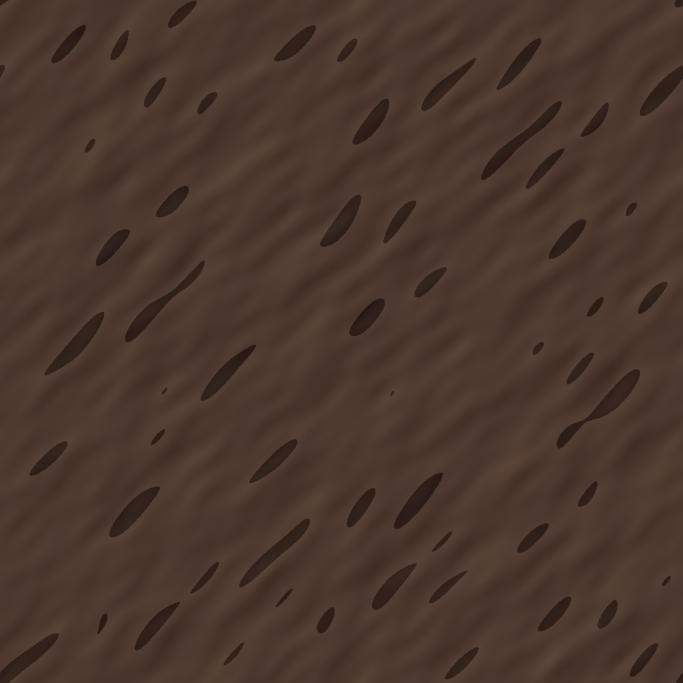
#> input picture assets/dirt.png, 2048 x 2048 px, given in place of gravel.png, which was not available (shown at 1/3 size)
$ python test_cook_1k.py
#> lines starting #> are read from the running program, lines starting #| are printed output that depends on the picture; pictures that were not available may be replaced by others from this repository, and a replacement may not be noted
### tools/material_cook/cook_1k.py
#!/usr/bin/env python3
# CC0 / Public Domain
"""
AstraWeave 1K-derivative material cook (AD.4).

Takes a licensed source material's 3-map set (albedo / normal / mra) at any
resolution and emits the sample-set 1024x1024 derivative that fills a
`MaterialLibrary` slot: three RGBA PNGs `{out}.png`, `{out}_n.png`,
`{out}_mra.png`.

This is NOT `scripts/import_terrain_textures.py` (that builds 2048 maps from raw
Poly Haven albedo/normal/rough/disp for 9 families and writes into the repo tree).
This cook downscales an already-authored 3-map set to the 1K sample contract and
is source/destination agnostic (staging-safe).

Contract (asserted by test_cook_1k.py):
  - each output is 1024x1024
  - each output is mode RGBA
  - each output is a valid PNG
  - exactly three maps per family: albedo, _n, _mra

Usage:
  python cook_1k.py --albedo A.png --normal N.png --mra M.png --out DIR/name
  python cook_1k.py --src-dir assets_src/materials --name gravel --out DIR/gravel
"""

import argparse
import os
from PIL import Image

SIZE = 1024
MAPS = ("", "_n", "_mra")  # albedo, normal, mra


def cook_one(src_path: str, out_path: str) -> tuple:
    """Downscale one map to 1024x1024 RGBA PNG. Returns (w, h, mode, bytes).

    In-place safe: the source is fully materialized and its file handle closed
    before the output is written, so src_path == out_path (traced-9 in-place
    re-cook) cannot hit a Windows read/write sharing violation."""
    im = Image.open(src_path)
    d = im.convert("RGBA")  # materializes a detached copy
    im.close()
    if d.size != (SIZE, SIZE):
        d = d.resize((SIZE, SIZE), Image.LANCZOS)
    os.makedirs(os.path.dirname(out_path) or ".", exist_ok=True)
    d.save(out_path, "PNG")
    with Image.open(out_path) as o:
        return (o.size[0], o.size[1], o.mode, os.path.getsize(out_path))


def to_l8(img):
    """Bit-depth-safe grayscale conversion (AD.4.A fix, D2). PIL's
    `convert("L")` on 16-bit modes (I;16 / I;16B / I;16L / I) CLAMPS values
    >255 to 255, silently flattening real data to solid white — this destroyed
    derived_1k/plaster_mra.png's AO and tree_bark_mra.png's roughness (both
    PolyHaven 2k sources are mode I;16). Scale 16-bit to 8-bit first."""
    if img.mode in ("I;16", "I;16B", "I;16L", "I"):
        img = img.point(lambda v: v / 257.0).convert("L")
        return img
    return img.convert("L")


def pack_mra(roughness_path: str, ao_path: str, out_path: str) -> tuple:
    """Build an MRA map (R=metallic=0, G=roughness, B=ao) from separate PolyHaven
    roughness + ao maps, at 1024x1024 RGBA PNG. Used for re-acquired families
    (C7) where the source ships separate maps rather than a packed set. Channel
    order matches the engine `_mra.png` convention (canonical_terrain_pack
    swizzles mra→ORM at load)."""
    from PIL import Image as _I
    r = to_l8(_I.open(roughness_path))
    a = to_l8(_I.open(ao_path))
    if r.size != (SIZE, SIZE):
        r = r.resize((SIZE, SIZE), _I.LANCZOS)
    if a.size != (SIZE, SIZE):
        a = a.resize((SIZE, SIZE), _I.LANCZOS)
    metal = _I.new("L", (SIZE, SIZE), 0)
    alpha = _I.new("L", (SIZE, SIZE), 255)
    mra = _I.merge("RGBA", (metal, r, a, alpha))
    os.makedirs(os.path.dirname(out_path) or ".", exist_ok=True)
    mra.save(out_path, "PNG")
    with _I.open(out_path) as o:
        return (o.size[0], o.size[1], o.mode, os.path.getsize(out_path))


def _l8_array(path: str, size: int = SIZE):
    """Bit-depth-safe single-channel read, resized to `size`, as float 0..1."""
    import numpy as np
    from PIL import Image as _I

    img = to_l8(_I.open(path))
    if img.size != (size, size):
        img = img.resize((size, size), _I.LANCZOS)
    return np.asarray(img).astype("float32") / 255.0


def _ao_curve(height, sigma: float = 2.0):
    """Shared AO shaping: soften the height field and map it to [0.55, 1.0].

    **Orientation (T.2a fix).** High displacement means an exposed peak, which
    is LESS occluded, so AO must rise with height. `scripts/import_terrain_
    textures.py::build_mra` used `1.0 - hf`, i.e. it darkened peaks and lit
    crevices — inverted. Measured against same-scan ground truth (a real AO
    map and its own displacement map, resampled to 1024 and correlated):
    `ganges_river_pebbles` r=+0.478 upright vs -0.478 inverted,
    `forest_leaves_02` +0.230, `aerial_rocks_01` +0.122; the remaining
    same-scan pairs on disk are near-flat displacement and discriminate
    neither way. The inversion reached the shipped pack: live
    `assets/materials/mud_mra.png`'s AO correlates **+0.991** with the
    inverted formula and **-0.991** with the upright one.

    `sigma` is in output pixels. The original ran at 2048 with sigma 4 and the
    result was later downscaled to 1024, so 2.0 here reproduces the same
    spatial scale at the 1K contract.
    """
    import numpy as np
    from scipy.ndimage import gaussian_filter

    ao = 0.55 + 0.45 * gaussian_filter(height, sigma=sigma)
    return np.clip(ao, 0.0, 1.0)


def ao_from_displacement(disp_path: str, size: int = SIZE):
    """Derive AO from a displacement/height map (the preferred source)."""
    return _ao_curve(_l8_array(disp_path, size))


# [49 lines left out: functions ao_from_albedo_cavity, roughness_from_mra, not called in this run]


def ao_from_normal_map(normal_path: str, size: int = SIZE):
    """Derive AO from a tangent-space normal map by reconstructing its height.

    Preferred over `ao_from_albedo_cavity` whenever the family ships a real
    normal map but no displacement, because the recovered height is
    *spatially registered* with the relief the shader actually shades — AO
    darkens the same crevices the normal map bends light into. An albedo-based
    cavity is only registered with the albedo, which may come from a different
    source entirely.

    Method: Frankot-Chellappa integration. Decode the normal to slopes
    `p = -nx/nz`, `q = +ny/nz`, then solve the Poisson equation in the
    frequency domain,

        H(u,v) = (-i·u·P(u,v) - i·v·Q(u,v)) / (u² + v²),   H(0,0) = 0

    and inverse-transform. FFT integration assumes periodicity, which is
    exactly right here: these are tiling textures. The result is normalized to
    [0,1] before the shared AO curve is applied, so only *relative* relief
    matters — the arbitrary integration constant is discarded with H(0,0).

    **The `q` sign is calibrated, not assumed.** OpenGL normal maps put +Y up
    in green while image rows run downward, so the y slope does not take the
    same sign as x. All four sign combinations were scored against ground
    truth — recovered height correlated with the family's own real
    displacement map, on the two live families that ship one:

    | slopes | mountain (rock_face_03) | swamp (forrest_ground_01) |
    |---|---|---|
    | `p=-nx/nz, q=-ny/nz` | -0.122 | -0.196 |
    | **`p=-nx/nz, q=+ny/nz`** | **+0.651** | **+0.632** |
    | `p=+nx/nz, q=-ny/nz` | -0.651 | -0.632 |
    | `p=+nx/nz, q=+ny/nz` | +0.122 | +0.196 |

    Two independent scans agree, so the convention is settled rather than
    guessed. Correlation is ~0.65 rather than ~1.0 because a normal map and a
    displacement map capture different frequency bands of the same surface —
    this recovers relief structure, not the displacement map itself.
    """
    import numpy as np
    from PIL import Image as _I

    img = _I.open(normal_path).convert("RGB")
    if img.size != (size, size):
        img = img.resize((size, size), _I.LANCZOS)
    n = np.asarray(img).astype("float64") / 255.0 * 2.0 - 1.0
    nz = np.clip(n[..., 2], 1e-3, None)
    p = -n[..., 0] / nz
    q = n[..., 1] / nz

    h_, w_ = p.shape
    wy = np.fft.fftfreq(h_)[:, None] * 2.0 * np.pi
    wx = np.fft.fftfreq(w_)[None, :] * 2.0 * np.pi
    denom = wx * wx + wy * wy
    denom[0, 0] = 1.0  # H(0,0) := 0; the integration constant is arbitrary
    num = -1j * wx * np.fft.fft2(p) - 1j * wy * np.fft.fft2(q)
    height = np.real(np.fft.ifft2(num / denom))
    height[0, 0] = height.mean()

    lo, hi = np.percentile(height, [1, 99])
    height = np.clip((height - lo) / (hi - lo + 1e-12), 0.0, 1.0)
    return _ao_curve(height)


# [27 lines left out: function write_mra, not called in this run]


def cook_mra_arm_to_mra(src_path: str, out_path: str) -> tuple:
    """AD.4.A fix (D1): cook an ARM-mislabeled `_mra.png` into a true MRA map.

    The 2026-05 A.1 acquisition fetched PolyHaven ARM maps (R=AO, G=roughness,
    B=metallic) and renamed them `<family>_mra.png` in assets_src/materials/
    WITHOUT reordering channels. The engine loader's mra->ORM swizzle
    (canonical_terrain_pack.rs:204-210) assumes true MRA and swaps R<->B, so
    ARM-ordered input reaches the shader inverted: AO=metallic(~0) kills the
    ambient term, metallic=AO(~high) turns terrain into a mirror. Fix at cook
    time: swap R<->B (ARM -> MRA), then downscale to the 1K contract.

    Guarded: refuses to swap unless the source actually shows the ARM profile
    (R varying/high AND B flat ~0) so a true-MRA input can never be corrupted."""
    im = Image.open(src_path)
    d = im.convert("RGBA")
    im.close()
    # profile guard (sampled stats, cheap): ARM = R mean high, B mean ~ 0
    small = d.resize((64, 64))
    px = list(small.getdata())
    r_mean = sum(p[0] for p in px) / len(px)
    b_mean = sum(p[2] for p in px) / len(px)
    if not (r_mean > 100.0 and b_mean < 10.0):
        raise SystemExit(
            f"REFUSED: {src_path} does not match the ARM profile "
            f"(R mean {r_mean:.1f}, B mean {b_mean:.1f}) — not swapping")
    r, g, b, a = d.split()
    d = Image.merge("RGBA", (b, g, r, a))  # ARM -> MRA: R(AO) <-> B(metal)
    if d.size != (SIZE, SIZE):
        d = d.resize((SIZE, SIZE), Image.LANCZOS)
    os.makedirs(os.path.dirname(out_path) or ".", exist_ok=True)
    d.save(out_path, "PNG")
    with Image.open(out_path) as o:
        return (o.size[0], o.size[1], o.mode, os.path.getsize(out_path))


# [12 lines left out: function cook_family_from_maps, not called in this run]


def cook_family(albedo: str, normal: str, mra: str, out_base: str) -> dict:
    """Cook a 3-map family. `out_base` is a path stem; maps get MAPS suffixes.
    Returns {suffix: (w,h,mode,bytes, src, out)}."""
    srcs = {"": albedo, "_n": normal, "_mra": mra}
    result = {}
    for sfx in MAPS:
        src = srcs[sfx]
        out = f"{out_base}{sfx}.png"
        w, h, mode, nbytes = cook_one(src, out)
        result[sfx] = dict(w=w, h=h, mode=mode, bytes=nbytes, src=src, out=out)
    return result


# [67 lines left out: functions _from_src_dir, main, not called in this run]


# [2 lines that do not run on import are left out]

### tools/material_cook/test_cook_1k.py
#!/usr/bin/env python3
# CC0 / Public Domain
"""Contract test for cook_1k.py — dimensions, channels, format.

Run:  python tools/material_cook/test_cook_1k.py
Cooks the AD.4.R smoke-cook source (`gravel`, a C6 family with a traced,
locally-present assets_src source) into a temp dir and asserts the
MaterialLibrary 1K contract. Writes nothing into the repo tree.
"""

import os
import sys
import tempfile

sys.path.insert(0, os.path.dirname(os.path.abspath(__file__)))
from cook_1k import cook_family, cook_mra_arm_to_mra, pack_mra, SIZE, MAPS  # noqa: E402

REPO = os.path.dirname(os.path.dirname(os.path.dirname(os.path.abspath(__file__))))
SRC = os.path.join(REPO, "assets_src", "materials")


def test_gravel_contract():
    from PIL import Image
    with tempfile.TemporaryDirectory() as tmp:
        out_base = os.path.join(tmp, "gravel")
        res = cook_family(
            os.path.join(SRC, "gravel.png"),
            os.path.join(SRC, "gravel_n.png"),
            os.path.join(SRC, "gravel_mra.png"),
            out_base,
        )
#> in cook_one, im is the input picture: PIL image 2048x2048 RGB; mean R, G, B 75.2, 55.2, 45.2
        # exactly three maps
        assert set(res.keys()) == set(MAPS), f"expected 3 maps, got {list(res)}"
        for sfx, r in res.items():
            path = r["out"]
            assert os.path.exists(path), f"missing output {path}"
            with Image.open(path) as im:
                assert im.format == "PNG", f"{sfx}: format {im.format} != PNG"
                assert im.size == (SIZE, SIZE), f"{sfx}: {im.size} != {(SIZE, SIZE)}"
                assert im.mode == "RGBA", f"{sfx}: mode {im.mode} != RGBA"
    return True


def test_pack_mra_16bit_safe():
    """AD.4.A regression (D2): a 16-bit (I;16) roughness/ao source must not
    collapse to flat 255. Pre-fix, PIL convert("L") clamped I;16 values >255
    to solid white — destroyed plaster_mra AO + tree_bark_mra roughness."""
    from PIL import Image
    with tempfile.TemporaryDirectory() as tmp:
        # synthetic 16-bit gradient: values 0..65535 across x
        w = h = 64
        grad = Image.new("I;16", (w, h))
#> grad: PIL image 64x64 I;16; every value is 0
        grad.putdata([int(x * 65535 / (w - 1)) for _ in range(h) for x in range(w)])
        rough_p = os.path.join(tmp, "rough16.png")
        ao_p = os.path.join(tmp, "ao16.png")
        grad.save(rough_p)
        grad.save(ao_p)
        out = os.path.join(tmp, "mra.png")
        pack_mra(rough_p, ao_p, out)
#> in pack_mra, `metal = _I.new("L", (SIZE, SIZE), 0)`: metal: PIL image 1024x1024 L; every value is 0
#> in pack_mra, `alpha = _I.new("L", (SIZE, SIZE), 255)`: alpha: PIL image 1024x1024 L; every value is 255
#> in pack_mra, `mra = _I.merge("RGBA", (metal, r, a, alpha))`:
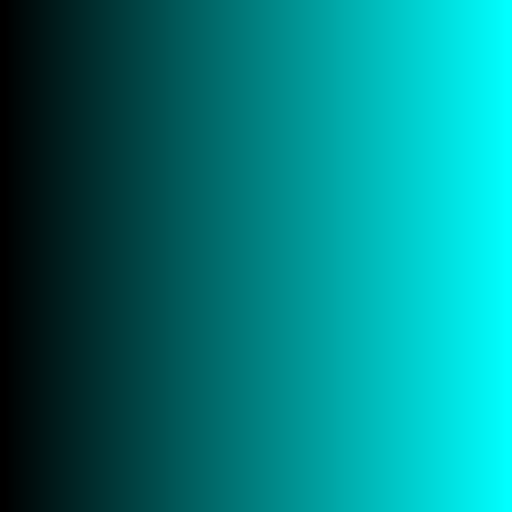
#> mra: PIL image 1024x1024 RGBA (shown at 1/2 size); mean R, G, B, A 0, 127, 127, 255
        with Image.open(out) as im:
            px = list(im.getdata())
#> px = 1048576 items
            g_vals = {p[1] for p in px}
#> g_vals = 256 items
            b_vals = {p[2] for p in px}
#> b_vals = 256 items
            assert len(g_vals) > 32, f"roughness collapsed: {len(g_vals)} distinct values"
            assert len(b_vals) > 32, f"ao collapsed: {len(b_vals)} distinct values"
            g_mean = sum(p[1] for p in px) / len(px)
#> g_mean = 127
            assert 100 < g_mean < 155, f"16-bit scaling wrong: G mean {g_mean:.1f} (expect ~127)"
    return True


def test_arm_to_mra_swap_and_guard():
    """AD.4.A regression (D1): ARM-ordered input (R=AO high, B=metal 0) must
    come out true-MRA (R~0, B=AO); true-MRA input must be REFUSED by the guard."""
    from PIL import Image
    with tempfile.TemporaryDirectory() as tmp:
        # ARM-profile source: R=200 (AO), G=180 (rough), B=0 (metal)
        arm = Image.new("RGBA", (128, 128), (200, 180, 0, 255))
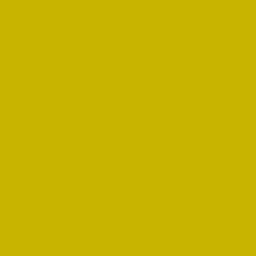
#> arm: PIL image 128x128 RGBA (shown 2 times larger); mean R, G, B, A 200, 180, 0, 255
        arm_p = os.path.join(tmp, "arm_mislabeled_mra.png")
        arm.save(arm_p)
        out = os.path.join(tmp, "fixed_mra.png")
        cook_mra_arm_to_mra(arm_p, out)
#> in cook_mra_arm_to_mra, `px = list(small.getdata())`: px = 4096 items, first 6: (200, 180, 0, 255), (200, 180, 0, 255), (200, 180, 0, 255), (200, 180, 0, 255), (200, 180, 0, 255), (200, 180, 0, 255)
#> in cook_mra_arm_to_mra, `r_mean = sum(p[0] for p in px) / len(px)`: r_mean = 200
#> in cook_mra_arm_to_mra, `b_mean = sum(p[2] for p in px) / len(px)`: b_mean = 0
#> in cook_mra_arm_to_mra, `r, g, b, a = d.split()`: r: PIL image 128x128 L; every value is 200
#> in cook_mra_arm_to_mra, `r, g, b, a = d.split()`: g: PIL image 128x128 L; every value is 180
#> in cook_mra_arm_to_mra, `r, g, b, a = d.split()`: b: PIL image 128x128 L; every value is 0
#> in cook_mra_arm_to_mra, `r, g, b, a = d.split()`: a: PIL image 128x128 L; every value is 255
#> in cook_mra_arm_to_mra, `d = Image.merge("RGBA", (b, g, r, a))`:
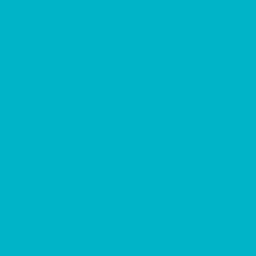
#> d: PIL image 128x128 RGBA (shown 2 times larger); mean R, G, B, A 0, 180, 200, 255
        with Image.open(out) as im:
            assert im.size == (SIZE, SIZE) and im.mode == "RGBA"
            r, g, b, _ = im.getpixel((SIZE // 2, SIZE // 2))
#> r = 0; g = 180; b = 200
            assert r == 0 and g == 180 and b == 200, f"swap wrong: ({r},{g},{b})"
        # guard: true-MRA source (R=0) must be refused
        mra = Image.new("RGBA", (128, 128), (0, 180, 200, 255))
        mra_p = os.path.join(tmp, "true_mra.png")
        mra.save(mra_p)
        refused = False
        try:
            cook_mra_arm_to_mra(mra_p, os.path.join(tmp, "should_not_exist.png"))
        except SystemExit:
            refused = True
        assert refused, "guard failed: true-MRA input was swapped"
    return True


def test_ao_orientation_and_normal_integration():
    """T.2a regression: AO must rise with height, and the normal-map
    integration must recover height in the same orientation.

    `scripts/import_terrain_textures.py::build_mra` shipped `1.0 - hf`, which
    darkened peaks and lit crevices; the inversion reached the live pack
    (mud_mra AO correlated +0.991 with the inverted curve). Both derivations
    are pinned here so the sign cannot silently flip back.
    """
    import numpy as np
    from PIL import Image
    from cook_1k import ao_from_displacement, ao_from_normal_map

    with tempfile.TemporaryDirectory() as tmp:
        # A smooth bump: bright (high) in the middle, dark (low) at the edges.
        n = 256
        yy, xx = np.mgrid[0:n, 0:n]
        r = np.sqrt((xx - n / 2) ** 2 + (yy - n / 2) ** 2) / (n / 2)
        height = np.clip(1.0 - r, 0.0, 1.0)

        disp_p = os.path.join(tmp, "bump_disp.png")
        Image.fromarray((height * 255).astype("uint8"), "L").save(disp_p)
        ao = ao_from_displacement(disp_p, size=n)
#> in _ao_curve, `ao = 0.55 + 0.45 * gaussian_filter(height, sigma=sigma)`:
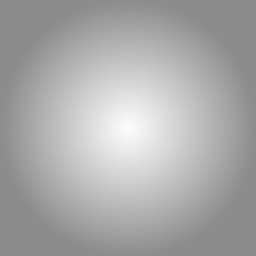
#> ao: shape (256, 256) float32; min 0.55, max 0.991, mean 0.667
        # The peak must be LESS occluded (higher AO) than the rim.
        peak, rim = ao[n // 2, n // 2], ao[4, 4]
#> peak = 0.991; rim = 0.55
        assert peak > rim, f"AO inverted: peak {peak:.3f} <= rim {rim:.3f}"
        assert np.corrcoef(ao.ravel(), height.ravel())[0, 1] > 0.9, "AO must track height"

        # Encode the same bump as an OpenGL tangent-space normal map and check
        # the integration recovers a height correlated with the original.
        gy, gx = np.gradient(height)
        nx, ny, nz = -gx, gy, np.ones_like(height) * 0.05
        norm = np.sqrt(nx * nx + ny * ny + nz * nz)
        rgb = np.dstack([(nx / norm * 0.5 + 0.5), (ny / norm * 0.5 + 0.5), (nz / norm * 0.5 + 0.5)])
        nrm_p = os.path.join(tmp, "bump_n.png")
        Image.fromarray((rgb * 255).astype("uint8"), "RGB").save(nrm_p)
        ao_n = ao_from_normal_map(nrm_p, size=n)
#> in ao_from_normal_map, `p = -n[..., 0] / nz`:
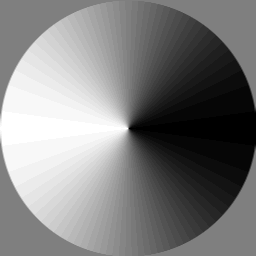
#> p: shape (256, 256) float64; min -0.155, max 0.163, mean 0.004; drawn with min black and max white
#> in ao_from_normal_map, `q = n[..., 1] / nz`:
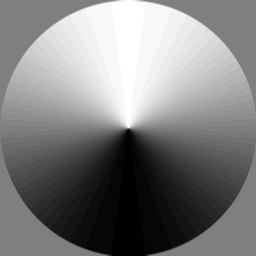
#> q: shape (256, 256) float64; min -0.163, max 0.155, mean -0.00394; drawn with min black and max white
#> in ao_from_normal_map, `height[0, 0] = height.mean()`: height: shape (256, 256) float64; min -5.32, max 14.76, mean 8.02e-05
#> in ao_from_normal_map, `lo, hi = np.percentile(height, [1, 99])`: lo = -5.26; hi = 12.59
#> in ao_from_normal_map, `height = np.clip((height - lo) / (hi - lo + 1e-12), 0.0, 1.0)`:
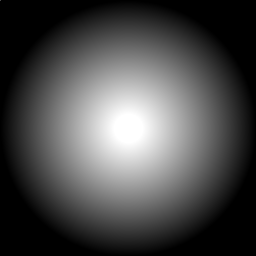
#> height: shape (256, 256) float64; min 0, max 1, mean 0.294
        c = np.corrcoef(ao_n.ravel(), height.ravel())[0, 1]
#> c = 1
        assert c > 0.5, f"normal-map AO orientation wrong (corr {c:+.3f})"
    return True


if __name__ == "__main__":
    ok = test_gravel_contract()
    print("PASS: cook_1k contract (1024x1024 RGBA PNG x3 maps)" if ok else "FAIL")
    ok2 = test_pack_mra_16bit_safe()
    print("PASS: pack_mra 16-bit-safe (D2 regression)" if ok2 else "FAIL: 16-bit")
    ok3 = test_arm_to_mra_swap_and_guard()
    print("PASS: ARM->MRA swap + guard (D1 regression)" if ok3 else "FAIL: ARM swap")
    ok4 = test_ao_orientation_and_normal_integration()
    print("PASS: AO orientation + normal integration (T.2a regression)" if ok4 else "FAIL: AO orientation")
    sys.exit(0 if (ok and ok2 and ok3 and ok4) else 1)
#> (the program exits here)
